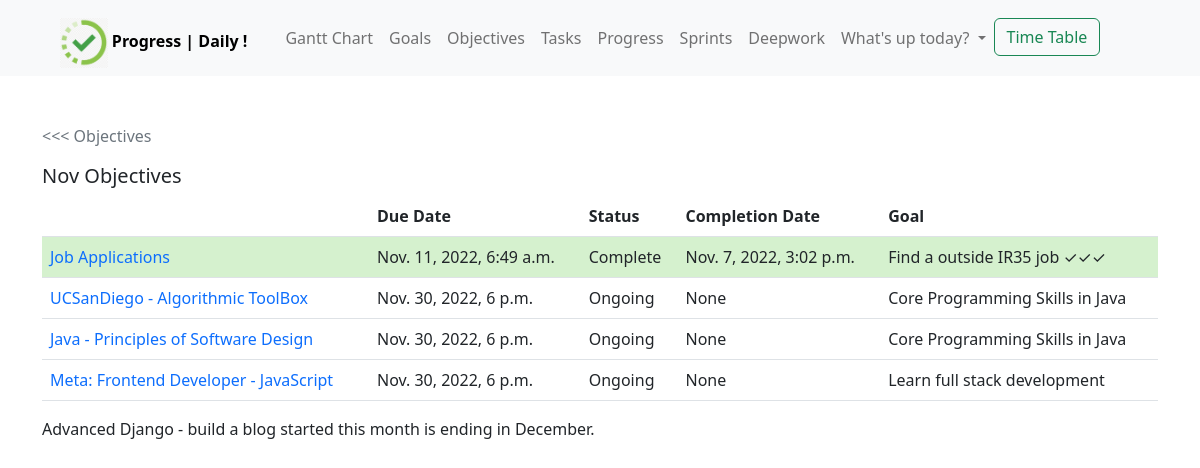
The page /objectives/nov/ on the database as committed earlier.
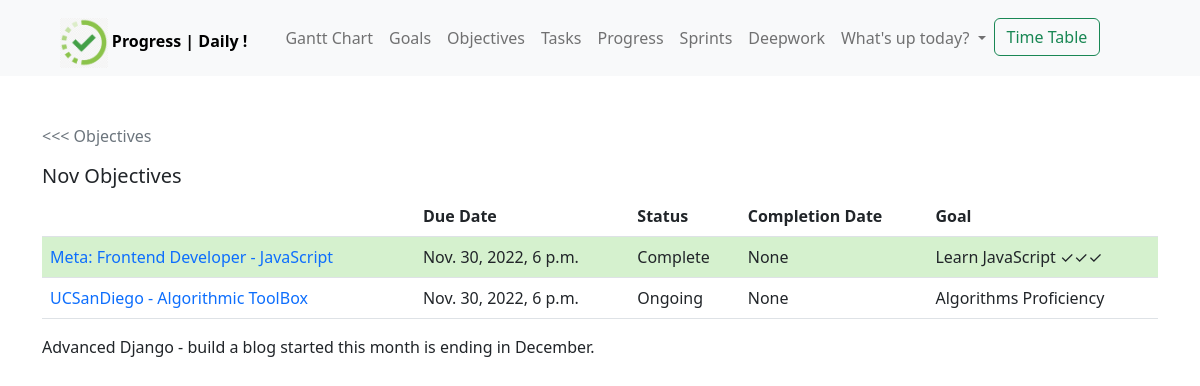
The same page on the database as committed later.
### track/models.py (models this page shows, shortened)
class Objective(models.Model):
    description = models.TextField(max_length=250)
    weblink = models.CharField(null=True, blank=True, max_length=250)
    category = models.CharField(max_length=100)
    due_date = models.DateTimeField(null=True, blank=True)
    completion_date = models.DateTimeField(null=True, blank=True)
    effort_hours = models.FloatField(default=0.0)
    effort_left = models.FloatField(default=0.0)
    status = models.CharField(max_length=100)
    tasks = GenericRelation(Task)
    goal = models.ForeignKey(
        Goal, on_delete=models.CASCADE, null=True, blank=True, related_name='goal_objectives')
    progress = models.PositiveIntegerField(default=0)

class Goal(models.Model):
    description = models.TextField(max_length=250)
    status = models.CharField(max_length=100)
    target_date = models.DateField(blank=True, null=True)

### track/views.py (the view)
# urls.py: path('objectives/<str:month>/', views.monthly_objectives, name='monthly_objectives'),
def monthly_objectives(request, month):
    messages = []
    if 'nov' in month.lower():
        monthly_objectives = models.Objective.objects.filter(due_date__gte = (timezone.make_aware(datetime(2022, 11, 1))),
                                                             due_date__lte = (timezone.make_aware(datetime(2022, 12, 4)))).order_by('status')
        messages.append('Advanced Django - build a blog started this month is ending in December.')
    elif 'dec' in month.lower():
        monthly_objectives = models.Objective.objects.filter(due_date__gte = (timezone.make_aware(datetime(2022, 12, 5))),
                                                             due_date__lte = (timezone.make_aware(datetime(2023, 1, 1)))).order_by('status')
        messages.append('Java: Data Structures course started this month will be ending in January')
    elif 'jan' in month.lower():
        monthly_objectives = models.Objective.objects.filter(due_date__gte = (timezone.make_aware(datetime(2023, 1, 2))),
                                                             due_date__lte = (timezone.make_aware(datetime(2023, 2, 5)))).order_by('status')
    elif 'feb' in month.lower():
        monthly_objectives = models.Objective.objects.filter(due_date__gte = (timezone.make_aware(datetime(2023, 2, 6))),
                                                             due_date__lte = (timezone.make_aware(datetime(2023, 3, 1)))).order_by('status')
    elif 'mar' in month.lower():
        monthly_objectives = models.Objective.objects.filter(due_date__gte = (timezone.make_aware(datetime(2023, 3, 1))),
                                                             due_date__lte = (timezone.make_aware(datetime(2023, 4, 1)))).order_by('status')
    elif 'apr' in month.lower():
        monthly_objectives = models.Objective.objects.filter(due_date__gte = (timezone.make_aware(datetime(2023, 4, 2))),
                                                             due_date__lte = (timezone.make_aware(datetime(2023, 5, 1)))).order_by('status')
    elif 'may' in month.lower():
        monthly_objectives = models.Objective.objects.filter(due_date__gte = (timezone.make_aware(datetime(2023, 5, 2))),
                                                             due_date__lte = (timezone.make_aware(datetime(2023, 6, 1)))).order_by('status')
    elif 'jun' in month.lower():
        monthly_objectives = models.Objective.objects.filter(due_date__gte = (timezone.make_aware(datetime(2023, 6, 2))),
                                                             due_date__lte = (timezone.make_aware(datetime(2023, 7, 1)))).order_by('status')
    elif 'jul' in month.lower():
        monthly_objectives = models.Objective.objects.filter(due_date__gte = (timezone.make_aware(datetime(2023, 7, 2))),
                                                             due_date__lte = (timezone.make_aware(datetime(2023, 8, 1)))).order_by('status')
    elif 'aug' in month.lower():
        monthly_objectives = models.Objective.objects.filter(due_date__gte = (timezone.make_aware(datetime(2023, 8, 2))),
                                                             due_date__lte = (timezone.make_aware(datetime(2023, 9, 1)))).order_by('status')
    else:
        monthly_objectives = ("This month is not defined yet.",)
    context = {
        'month': month.title(),
        'monthly_objectives': monthly_objectives,
        'messages': messages
    }
    return render(request, 'track/monthly_objectives.html', context=context)

### templates/track/monthly_objectives.html
{% extends 'base.html' %}
{% block content %}
  <div class="container mt-5">
    <a class="link-secondary no-decoration" href="{% url 'objectives' %}"><<< Objectives</a>
    {% if month %}
      <h5 class="mt-3">{{ month }} Objectives</h5>
    {% endif %}
    {% if monthly_objectives %}
      <table class="table">
        <th></th>
        <th>Due Date</th>
        <th>Status</th>
        <th>Completion Date</th>
        <th>Goal</th>
        {% for objective in monthly_objectives %}
          <tr>
            {% if objective.status == 'complete' %}
              <td style="background-color: #D5f1ce;"><a class="no-decoration" href="{% url 'objective_detail' objective.id %}">{{ objective.description }}</a></td>
              <td style="background-color: #D5f1ce;">{{ objective.due_date }}</td>
              <td style="background-color: #D5f1ce;">{{ objective.status|capfirst }}</td>
              <td style="background-color: #D5f1ce;">{{ objective.completion_date}}</td>
              <td style="background-color: #D5f1ce;">{{ objective.goal.description }} ✓✓✓ </td>
            {% else %}
              <td><a class="no-decoration" href="{% url 'objective_detail' objective.id %}">{{ objective.description }}</a></td>
              <td>{{ objective.due_date }}</td>
              <td>{{ objective.status|capfirst }}</td>
              <td>{{ objective.completion_date}}</td>
              <td>{{ objective.goal.description }}</td>
            {% endif %}
          </tr>
        {% endfor %}
      </table>
    {% else %}
      <p>No objectives assigned yet.</p>
    {% endif %}
    {% if messages %}
      {% for message in messages %}
        <p>{{ message }}</p>
      {% endfor %}
    {% endif %}
  </div>
{% endblock content %}

Rows that differ between the two databases and show on the page:
removed Objective: description "Job Applications", due_date "Nov. 11, 2022, 6:49 a.m.", status "Complete", completion_date "Nov. 7, 2022, 3:02 p.m.", goal.description "Find a outside IR35 job"
no longer on this page (row edited): Objective: description "Java - Principles of Software Design", due_date "Nov. 30, 2022, 6 p.m.", status "Ongoing", completion_date "None", goal.description "Core Programming Skills in Java"
changed Objective "Meta: Frontend Developer - JavaScript": status "Ongoing" → "Complete"; goal.description "Learn full stack development" → "Learn JavaScript"; moves up the list
changed Objective "UCSanDiego - Algorithmic ToolBox": goal.description "Core Programming Skills in Java" → "Algorithms Proficiency"
